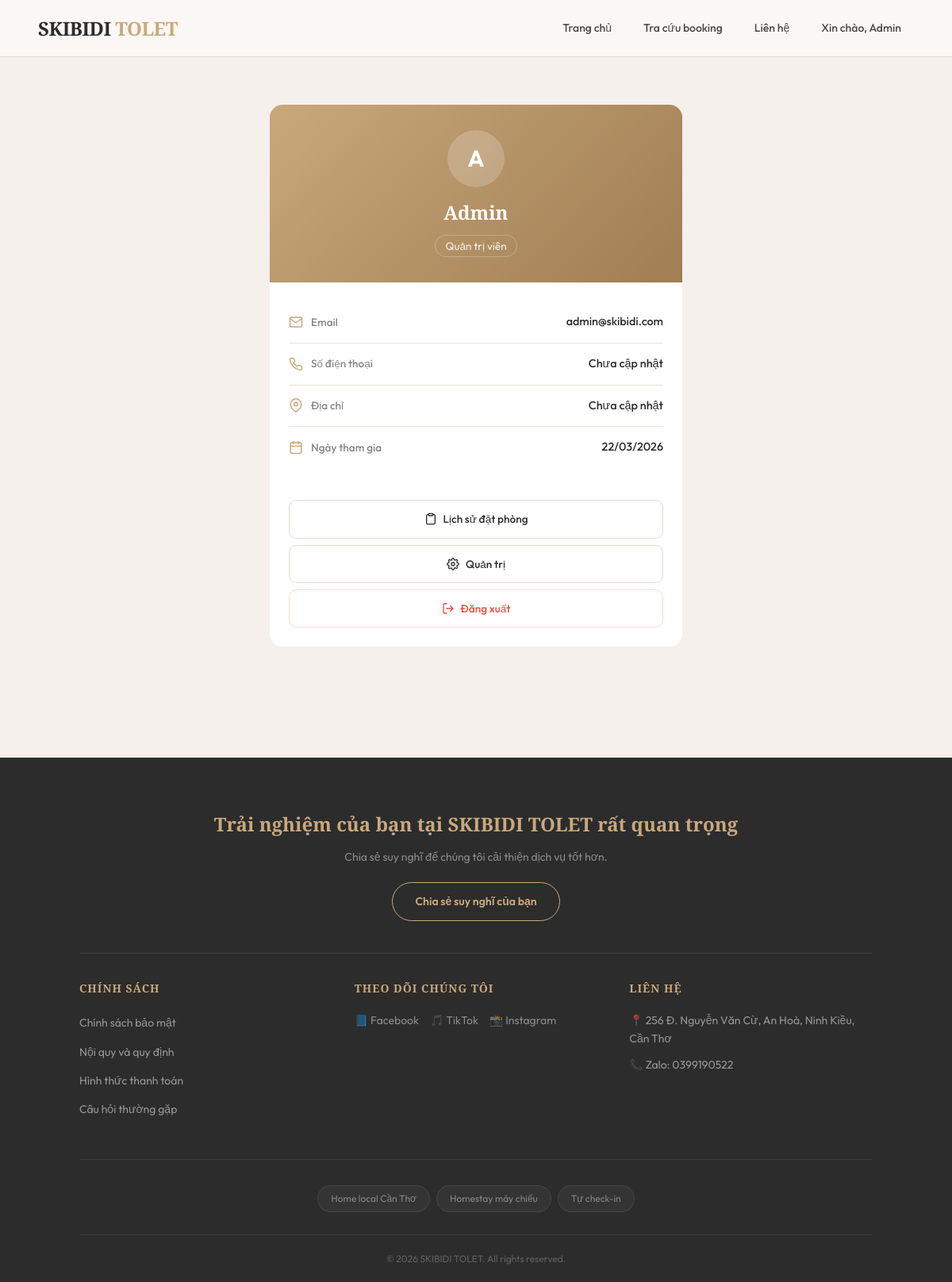
/pages/user/account.php (signed in), run on the app's committed database.
### tables this page shows
CREATE TABLE IF NOT EXISTS users (
    id          INT AUTO_INCREMENT PRIMARY KEY,
    name        VARCHAR(100) NOT NULL,
    email       VARCHAR(150) NOT NULL UNIQUE,
    password    VARCHAR(255) NOT NULL,            
    phone       VARCHAR(20)  DEFAULT NULL,
    address     VARCHAR(255) DEFAULT NULL,
    role        ENUM('admin','user') NOT NULL DEFAULT 'user',
    created_at  DATETIME     NOT NULL DEFAULT CURRENT_TIMESTAMP,
    updated_at  DATETIME     NOT NULL DEFAULT CURRENT_TIMESTAMP ON UPDATE CURRENT_TIMESTAMP
);

### includes/auth.php (called while the page is built, shortened)
<?php
require_once __DIR__ . '/db.php';
function is_logged_in(): bool
{
    return isset($_SESSION['user_id']) && $_SESSION['user_id'] > 0;
}
function is_admin(): bool
{
    return is_logged_in() && ($_SESSION['role'] ?? '') === 'admin';
}
function current_user(): ?array
{
    return [
        'id'   => $_SESSION['user_id'],
        'name' => $_SESSION['user_name'] ?? '',
        'role' => $_SESSION['role'] ?? 'user',
    ];
}
function e(string $str): string
{
    return htmlspecialchars(trim($str), ENT_QUOTES, 'UTF-8');
}

### includes/db.php (called while the page is built, shortened)
<?php
function db(): mysqli
{
    $conn = new mysqli(DB_HOST, DB_USER, DB_PASS, DB_NAME);
    $conn->set_charset(DB_CHAR);
    return $conn;
}

### pages/user/account.php (the view, shortened to what this page needs)
<?php
require_once __DIR__ . '/../../includes/auth.php';
$user_id = (int) current_user()['id'];
$stmt = db()->prepare("SELECT name, email, phone, address, role, created_at FROM users WHERE id = ? LIMIT 1");
$stmt->bind_param('i', $user_id);
$stmt->execute();
$user = $stmt->get_result()->fetch_assoc();
require_once __DIR__ . '/../../includes/header.php';
?>
<section class="account-page">
    <div class="account-container">
        <div class="account-header">
            <div class="account-avatar">
                <?= mb_substr($user['name'], 0, 1, 'UTF-8') ?>
            </div>
            <h1 class="account-name"><?= e($user['name']) ?></h1>
            <span class="account-role"><?= $user['role'] === 'admin' ? 'Quản trị viên' : 'Khách hàng' ?></span>
        </div>
        <div class="account-body">
            <div class="account-row">
                <div class="account-label">
                    <svg width="18" height="18" viewBox="0 0 24 24" fill="none" stroke="currentColor" stroke-width="2" stroke-linecap="round" stroke-linejoin="round"><path d="M4 4h16c1.1 0 2 .9 2 2v12c0 1.1-.9 2-2 2H4c-1.1 0-2-.9-2-2V6c0-1.1.9-2 2-2z"/><polyline points="22,6 12,13 2,6"/></svg>
                    Email
                </div>
                <div class="account-value"><?= e($user['email'] ?? 'Chưa cập nhật') ?></div>
            </div>
            <div class="account-row">
                <div class="account-label">
                    Số điện thoại
                </div>
                <div class="account-value"><?= e($user['phone'] ?? 'Chưa cập nhật') ?></div>
            </div>
            <div class="account-row">
                <div class="account-label">
                    <svg width="18" height="18" viewBox="0 0 24 24" fill="none" stroke="currentColor" stroke-width="2" stroke-linecap="round" stroke-linejoin="round"><path d="M21 10c0 7-9 13-9 13s-9-6-9-13a9 9 0 0118 0z"/><circle cx="12" cy="10" r="3"/></svg>
                    Địa chỉ
                </div>
                <div class="account-value"><?= e($user['address'] ?? 'Chưa cập nhật') ?></div>
            </div>
            <div class="account-row">
                <div class="account-label">
                    <svg width="18" height="18" viewBox="0 0 24 24" fill="none" stroke="currentColor" stroke-width="2" stroke-linecap="round" stroke-linejoin="round"><rect x="3" y="4" width="18" height="18" rx="2" ry="2"/><line x1="16" y1="2" x2="16" y2="6"/><line x1="8" y1="2" x2="8" y2="6"/><line x1="3" y1="10" x2="21" y2="10"/></svg>
                    Ngày tham gia
                </div>
                <div class="account-value"><?= date('d/m/Y', strtotime($user['created_at'])) ?></div>
            </div>
        </div>
        <div class="account-actions">
            <a href="<?= $base_url ?>pages/user/my_bookings.php" class="account-btn">
                <svg width="16" height="16" viewBox="0 0 24 24" fill="none" stroke="currentColor" stroke-width="2" stroke-linecap="round" stroke-linejoin="round"><path d="M16 4h2a2 2 0 012 2v14a2 2 0 01-2 2H6a2 2 0 01-2-2V6a2 2 0 012-2h2"/><rect x="8" y="2" width="8" height="4" rx="1"/></svg>
                Lịch sử đặt phòng
            </a>
            <?php if (is_admin()):  ?>
            <a href="<?= $base_url ?>pages/admin/dashboard.php" class="account-btn">
                Quản trị
            </a>
            <?php endif; ?>
            <a href="<?= $base_url ?>pages/auth/logout.php" class="account-btn account-btn-logout">
                <svg width="16" height="16" viewBox="0 0 24 24" fill="none" stroke="currentColor" stroke-width="2" stroke-linecap="round" stroke-linejoin="round"><path d="M9 21H5a2 2 0 01-2-2V5a2 2 0 012-2h4"/><polyline points="16 17 21 12 16 7"/><line x1="21" y1="12" x2="9" y2="12"/></svg>
                Đăng xuất
            </a>
        </div>
    </div>
</section>
<?php require_once __DIR__ . '/../../includes/footer.php'; ?>

### includes/header.php (shortened to what this page needs)
<?php
$base_url   = defined('BASE_URL') ? BASE_URL : '/homestay/';
?>
<!DOCTYPE html>
<html lang="vi">
<head>
    <link rel="stylesheet" href="<?= $base_url ?>assets/css/main.css">
</head>
<body>
<header class="site-header">
    <a href="<?= $base_url ?>" class="logo">SKIBIDI <span>TOLET</span></a>
    <nav id="navMenu">
        <a href="<?= $base_url ?>">Trang chủ</a>
        <a href="<?= $base_url ?>pages/user/search_booking.php">Tra cứu booking</a>
        <a href="#lien-he">Liên hệ</a>
        <?php if (is_logged_in()):  ?>
            <a href="<?= $base_url ?>pages/user/account.php">Xin chào, <?= e(current_user()['name']) ?></a>
        <?php else:  ?>
            <a href="<?= $base_url ?>pages/auth/login.php">Đăng nhập</a>
        <?php endif;  ?>
    </nav>
</header>

### assets/css/main.css (style rules this page uses)
*, *::before, *::after { box-sizing: border-box; margin: 0; padding: 0; }
:root { --sand: #f5f0eb; --sand-dk: #e8e0d8; --cream: #faf8f5; --warm: #c9a87c; --warm-dk: #a07d52; --warm-lt: #e8d5bd; --charcoal: #2c2c2c; --slate: #4a4a4a; --muted: #8c8378; --white: #fff; --accent: #d4764e; --accent-dk: #b85a34; --accent-lt: #fce8df; --green: #4a7c59; --green-lt: #e7f0ea; --red: #c0392b; --red-lt: #fdecea; --gold: #c9a84c; --gold-lt: #fdf6e3; --shadow-sm: 0 1px 3px rgba(0, 0, 0, .06); --shadow-md: 0 4px 20px rgba(0, 0, 0, .07); --shadow-lg: 0 12px 40px rgba(0, 0, 0, .10); --border: #e5ddd4; --radius: 12px; --radius-lg: 20px; --ease: all .3s cubic-bezier(.4, 0, .2, 1); --sidebar-w: 260px; }
html { scroll-behavior: smooth; }
body { background: var(--sand); color: var(--charcoal); font-family: 'Outfit', sans-serif; font-weight: 400; line-height: 1.65; min-height: 100vh; -webkit-font-smoothing: antialiased; }
a { color: var(--warm-dk); text-decoration: none; transition: var(--ease); }
.site-header { background: rgba(250, 248, 245, .92); backdrop-filter: blur(16px); -webkit-backdrop-filter: blur(16px); padding: 0 clamp(16px, 4vw, 48px); height: 72px; display: flex; justify-content: space-between; align-items: center; border-bottom: 1px solid var(--border); position: sticky; top: 0; z-index: 200; }
.logo { font-family: 'Playfair Display', serif; font-size: clamp(18px, 2.5vw, 24px); font-weight: 700; color: var(--charcoal); letter-spacing: -.5px; text-decoration: none; }
.logo span { color: var(--warm); }
nav { display: flex; align-items: center; gap: 8px; }
nav a { padding: 8px 16px; border-radius: 8px; font-size: 14px; font-weight: 500; color: var(--slate); transition: var(--ease); }
.account-page { padding: 60px 20px; min-height: 60vh; background: var(--sand); }
.account-container { max-width: 520px; margin: 0 auto; background: var(--white); border-radius: 16px; box-shadow: var(--shadow); overflow: hidden; }
.account-header { padding: 32px 24px; text-align: center; background: linear-gradient(135deg, var(--warm) 0%, var(--warm-dk) 100%); color: var(--white); }
.account-avatar { width: 72px; height: 72px; border-radius: 50%; background: rgba(255,255,255,0.2); display: flex; align-items: center; justify-content: center; font-size: 1.8rem; font-weight: 700; margin: 0 auto 12px; backdrop-filter: blur(4px); }
.account-name { font-family: 'Playfair Display', serif; font-size: 1.5rem; font-weight: 700; margin-bottom: 4px; }
.account-role { font-size: 0.85rem; opacity: 0.85; display: inline-block; padding: 2px 12px; border: 1px solid rgba(255,255,255,0.3); border-radius: 20px; margin-top: 4px; }
.account-body { padding: 24px; }
.account-row { display: flex; justify-content: space-between; align-items: center; padding: 14px 0; }
.account-row + .account-row { border-top: 1px solid var(--sand-dk); }
.account-label { display: flex; align-items: center; gap: 10px; font-size: 0.85rem; color: var(--text-muted, #888); font-weight: 500; }
.account-label svg { color: var(--warm); flex-shrink: 0; }
.account-value { font-size: 0.9rem; color: var(--charcoal); font-weight: 500; text-align: right; }
.account-actions { padding: 16px 24px 24px; display: flex; flex-direction: column; gap: 8px; }
.account-btn { display: flex; align-items: center; justify-content: center; gap: 8px; padding: 12px; font-size: 0.85rem; font-weight: 500; text-decoration: none; border-radius: 10px; border: 1px solid var(--border); color: var(--charcoal); background: var(--white); transition: all 0.15s ease; }
.account-btn-logout { color: #e74c3c; border-color: rgba(231,76,60,0.2); }

### data on the page
users: name "Admin", name "A", email "admin@skibidi.com", phone "Chưa cập nhật", address "Chưa cập nhật", created_at "22/03/2026"
